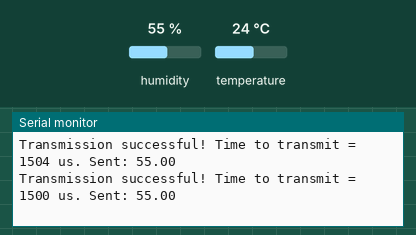
This sketch was run on a simulated Arduino Uno, built with avr-gcc and run on an emulated ATmega328P. Shown: the last lines printed to the serial monitor. Inputs (shaded band) come from the test bench; at power-on: humidity 55 %, temperature 24 °C. No radio packets arrive unless stated.

Above: at 2.8 s.
2.9 s: humidity set to 22 %
At 3.9 s:
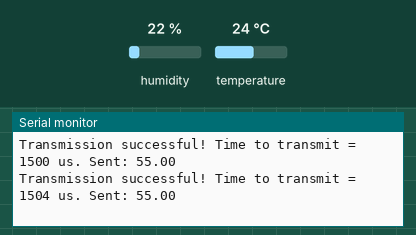
8.3 s: humidity set to 40 %
At 9.5 s:
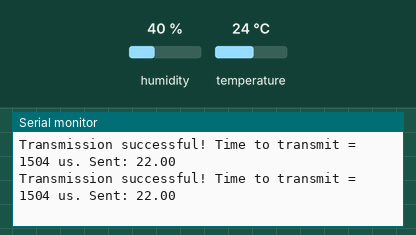
Timing chart, 0 to 11.3 s (numbered marks = the images above; inputs shaded):
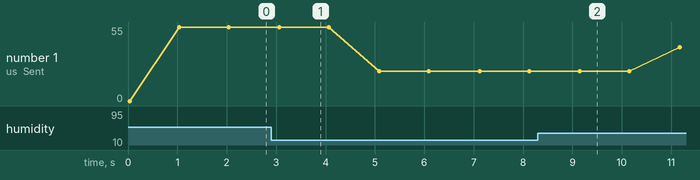

The sketch:

Transmitter2.ino
```cpp
// Code 1 : Sending Text (Transmitter)
// Library: TMRh20/RF24 (https://github.com/tmrh20/RF24/)

#include <SPI.h>
#include "printf.h"
#include "RF24.h"
#include <Adafruit_Sensor.h>
#include <DHT.h>
#include <DHT_U.h>

RF24 radio(9, 10);
uint8_t address[][6] = { "HNode", "1Node", "2Node" };
int radioNumber = 2;
bool role = true;
float payload = 0.0;
#define DHTPIN 2
#define DHTTYPE    DHT11
DHT dht(DHTPIN, DHTTYPE);


void setup() {
    Serial.begin(115200);
    while (!Serial) {
        ; // wait for serial port to connect. Needed for native USB port only
    }
    if (!radio.begin()) {
        Serial.println(F("radio hardware is not responding!!"));
        while (1) {}
    }
    Serial.print(F("radioNumber = "));
    Serial.println(radioNumber);
    radio.setPALevel(RF24_PA_LOW);
    radio.setPayloadSize(sizeof(payload));
    radio.openWritingPipe(address[radioNumber]);

    // For debugging info
    printf_begin();             // needed only once for printing details
    //   radio.printDetails();       // (smaller) function that prints raw register values
    radio.printPrettyDetails(); // (larger) function that prints human readable data
    dht.begin();
    //  sensor_t sensor;
    //  dht.temperature().getSensor(&sensor);
    float h = dht.readHumidity();
    float t = dht.readTemperature();

}

void loop() {
    unsigned long start_timer = micros();
    bool report = radio.write(&payload, sizeof(float));
    unsigned long end_timer = micros();
    if (report) {
        Serial.print(F("Transmission successful! "));
        Serial.print(F("Time to transmit = "));
        Serial.print(end_timer - start_timer);
        Serial.print(F(" us. Sent: "));
        Serial.println(payload);
        payload = dht.readHumidity();
    } else {
        Serial.println(F("Transmission failed or timed out"));
    }
    delay(1000);
};
```

Measured:
- plotted number 1: 55 → 22 after the input at 2.9 s, 22 → 40 after the input at 8.3 s
